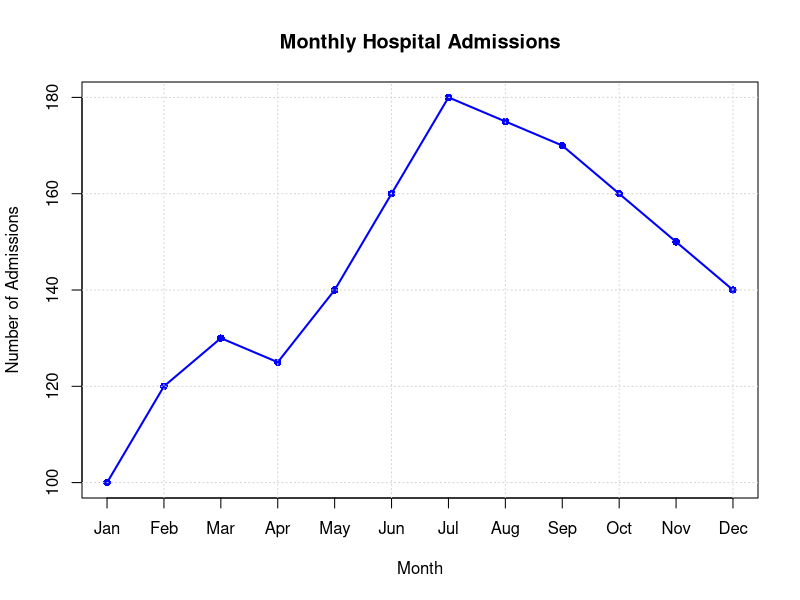

Generate this figure with R:
#line plot

hospital_data <- data.frame( Month = 1:12, #months from january to december
                             Admissions = c(100,120,130,125,140,160,180,175,170,160,150,140))

plot(hospital_data$Month, hospital_data$Admissions,
     type = "o", #o combines both points and lines
     main = "Monthly Hospital Admissions",
     xlab = "Month", ylab = "Number of Admissions", col = "blue",
     pch = 16,
     lwd = 2,
     xaxt = "n")
     axis (1, at= hospital_data$Month, labels = month.abb)
     
#add grid lines
grid()
     
     